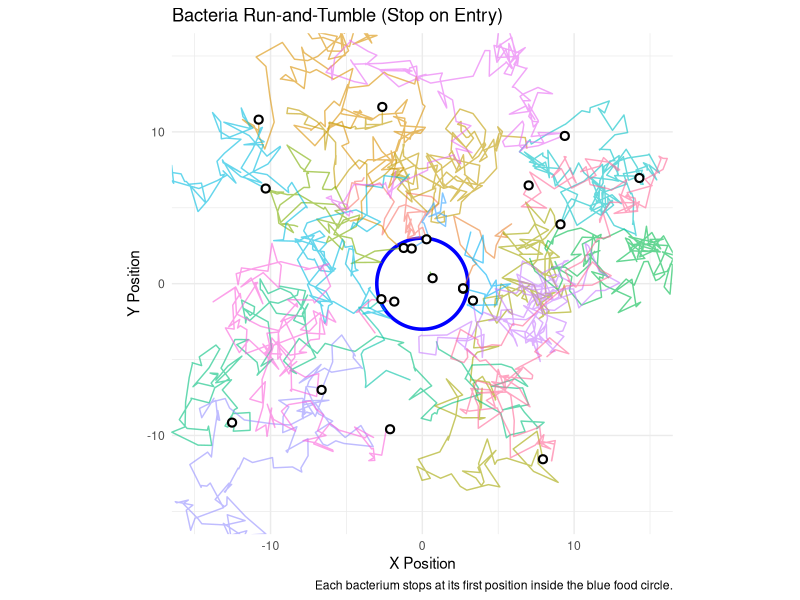

Generate this figure with R:
## ---- chunk 1
label_by_median <- function(x) {
  if (!is.numeric(x)) {
    stop("Error: Input must be a numeric vector.")
  }
  
  med <- median(x, na.rm = TRUE)
  
  label <- ifelse(
    is.na(x), NA,
    ifelse(x >= med, "at_or_above_median", "below_median")
  )
  
  data.frame(value = x, label = label, stringsAsFactors = FALSE)
}
## ---- chunk 2
even_until <- function(n, k) {
  evens <- c()
  for (i in 1:n) {
    if (i %% 2 == 1) next 
    if (i %% k == 0) break        
    evens <- c(evens, i)
  }
  return(evens)
}
## ---- chunk 3
sum_until <- function(thresh, rng = runif) {
  total <- 0
  draws <- c()
  
  while (total <= thresh) {
    x <- rng(1)             
    total <- total + x      
    draws <- c(draws, x)
  }
  
  return(list(total = total, draws = draws))
}
## ---- chunk 4
estimate_pi <- function(n) {
  inside <- 0
  for (i in 1:n) {
    x <- runif(1)
    y <- runif(1)
    if (x^2 + y^2 <= 1) {
      inside <- inside + 1
    }
  }
  pi_hat <- 4 * inside / n
  return(list(inside = inside, n = n, pi_hat = pi_hat))
}
## ---- chunk 5
rw_sim <- function(n = 1000, boundary = 10) {
  S <- numeric(n)
  
  for (t in 2:n) {
    step <- sample(c(-1, 1), 1) 
    S[t] <- S[t - 1] + step
    if (abs(S[t]) > boundary) {
      return(list(S = S[1:t], stop_time = t))
    }
  }
  
  return(list(S = S, stop_time = NA))
}
## ---- chunk 6
x<- c(3, 5, 7, 8, 9, NA, 2, 3)
label_by_median(x)
even_until(10, 8)
sum_until(10)
estimate_pi(x)
rw_sim(100, 5)
## ---- chunk 7

label_by_stat <- function(z, stat = median) {
  # 1. Compute the threshold by applying the stat function to the vector z
  threshold <- stat(z)
  
  # 2. Return a logical vector comparing each element of z to the threshold
  return(z >= threshold)
}


# --- 1. Set up sample data ---
# We'll use a vector that is slightly skewed
# so that mean and median give different results.
z_demo <- c(10, 2, 5, 20, 15, 30, 8, 9, 100, 1)

# Sorted data: 1, 2, 5, 8, 9, 10, 15, 20, 30, 100
print(paste("Sample data (z_demo):", toString(z_demo)))


# --- 2. Demonstration with default (stat = median) ---
# The default stat is median.
# Median of z_demo is (9 + 10) / 2 = 9.5
print(label_by_stat(z_demo))
# Expected: z_demo >= 9.5
# [1]  TRUE FALSE FALSE  TRUE  TRUE  TRUE FALSE FALSE  TRUE FALSE


# --- 3. Demonstration with stat = mean ---
# The mean of z_demo is (10+2+5+20+15+30+8+9+100+1) / 10 = 20.
print(label_by_stat(z_demo, stat = mean))
# Expected: z_demo >= 20
# [1] FALSE FALSE FALSE  TRUE FALSE  TRUE FALSE FALSE  TRUE FALSE


# --- 4. Demonstration with custom 75th percentile function ---

# First, define the custom function as requested.
# We use quantile() and set names = FALSE to get a clean numeric value.
q75 <- function(x) {
  quantile(x, probs = 0.75, names = FALSE)
}

# The 75th percentile of z_demo is 16.25
print(label_by_stat(z_demo, stat = q75))
# Expected: z_demo >= 16.25
# [1] FALSE FALSE FALSE  TRUE FALSE  TRUE FALSE FALSE  TRUE FALSE

## ---- chunk 8

accumulate_until <- function(step_fun, stop_rule) {
  total <- 0
  iters <- 0
  trace <- c() 
  
  # Loop *while* the stop rule is NOT met (is FALSE)
  # We check the rule before adding the next increment.
  while (!stop_rule(total)) {
    increment <- step_fun()
    
    total <- total + increment
    
    trace <- c(trace, total)
    
    iters <- iters + 1
  }
  
  return(list(
    total = total,
    iters = iters,
    trace = trace
  ))
}

# --- 1. Set a seed for reproducible results ---
set.seed(42)

# --- 2. Define the step and stop functions ---

# Step function: Draw one random number from a uniform distribution (0 to 1)
uniform_step <- function() {
  runif(1)
}

# Stop rule: Stop when the total is greater than or equal to 6
stop_at_6 <- function(total) {
  return(total >= 6)
}

# --- 3. Run the simulation ---
simulation_result <- accumulate_until(
  step_fun = uniform_step,
  stop_rule = stop_at_6
)

# --- 4. Print the results ---
print("--- Uniform Sum Simulation (Threshold 6) ---")
print(simulation_result)

## ---- chunk 9

library(ggplot2)
library(tidyr) 

simulate_bacteria <- function(N = 20, T_max = 150, a = 0, b = 2, move = FALSE,
                              food_radius = 3, init_range = 9) {
  
  # 1. Initialize data structures
  traj <- array(NA, 
                dim = c(T_max + 1, N, 2), 
                dimnames = list(paste0("t", 0:T_max), 
                                paste0("bact", 1:N), 
                                c("x", "y")))
  
  # 2. Set initial positions (t=0)
  traj[1, , "x"] <- runif(N, -init_range, init_range)
  traj[1, , "y"] <- runif(N, -init_range, init_range)
  
  # 3. is_active tracks which bacteria are still moving
  is_active <- rep(TRUE, N)
  
  # --- 4. Run Simulation Loop ---
  for (t in 1:T_max) {
    active_indices <- which(is_active)
    
    if (length(active_indices) == 0) {
      for (t_fill in (t + 1):(T_max + 1)) {
        traj[t_fill, , ] <- traj[t, , ]
      }
      break 
    }
    
    current_x <- traj[t, active_indices, "x"]
    current_y <- traj[t, active_indices, "y"]
    
    n_active <- length(active_indices)
    S_t <- runif(n_active, a, b)
    delta_t <- runif(n_active, 0, 2 * pi)
    
    new_x <- current_x + S_t * cos(delta_t)
    new_y <- current_y + S_t * sin(delta_t)
    
    traj[t + 1, active_indices, "x"] <- new_x
    traj[t + 1, active_indices, "y"] <- new_y
    

    inactive_indices <- which(!is_active)
    if (length(inactive_indices) > 0) {
      traj[t + 1, inactive_indices, "x"] <- traj[t, inactive_indices, "x"]
      traj[t + 1, inactive_indices, "y"] <- traj[t, inactive_indices, "y"]
    }
    
    # --- 5. Update Active Status (The Stop Rule) ---
    if (move == FALSE) {
      dist_from_center <- sqrt(new_x^2 + new_y^2)
      
      found_food <- (dist_from_center <= food_radius)
      
      global_indices_to_stop <- active_indices[found_food]
      
      is_active[global_indices_to_stop] <- FALSE
    }
  }
  
  # 6. Prepare and return results
  final_pos <- traj[T_max + 1, , ]
  
  return(list(
    trajectories = traj,
    final_positions = final_pos
  ))
}

# --- 1. Run the simulation (with default move=FALSE) ---
set.seed(123) # For reproducible results
sim_results <- simulate_bacteria(N = 20, T_max = 150, move = FALSE)

# --- 2. Prepare data for ggplot ---

# Convert the 3D 'trajectories' array into a 2D data frame
traj_array <- sim_results$trajectories
traj_df <- as.data.frame.table(traj_array, responseName = "value")
colnames(traj_df) <- c("time_step", "bacterium", "coord", "value")

# Pivot to get x and y in separate columns
plot_df <- pivot_wider(traj_df, 
                       names_from = coord, 
                       values_from = value)

# Convert time from a factor (e.g., "t0") to a number for plotting order
plot_df$time_num <- as.numeric(gsub("t", "", plot_df$time_step))

# --- 3. Create the food circle data ---
food_circle <- data.frame(
  angle = seq(0, 2 * pi, length.out = 100)
)
food_circle$x <- 3 * cos(food_circle$angle)
food_circle$y <- 3 * sin(food_circle$angle)

# --- 4. Create the plot ---
ggplot(plot_df, aes(x = x, y = y, color = bacterium)) +
  
  # Add the food circle (in blue)
  geom_path(data = food_circle, 
            aes(x = x, y = y), 
            color = "blue", 
            size = 1.2, 
            inherit.aes = FALSE) +
  
  # Add the bacteria trajectories
  geom_path(aes(group = bacterium), alpha = 0.6) +
  
  # Add final positions (as black-outlined points)
  geom_point(data = as.data.frame(sim_results$final_positions),
             aes(x = x, y = y), 
             color = "black", 
             shape = 21, # Circle with outline
             fill = "white",
             size = 2, 
             stroke = 1.1,
             inherit.aes = FALSE) +
  
  # Make the plot square
  coord_fixed(xlim = c(-15, 15), ylim = c(-15, 15)) +
  
  labs(
    title = "Bacteria Run-and-Tumble (Stop on Entry)",
    x = "X Position",
    y = "Y Position",
    caption = "Each bacterium stops at its first position inside the blue food circle."
  ) +
  theme_minimal() +
  
  # Hide the legend (it's too crowded with 20 colors)
  theme(legend.position = "none")

